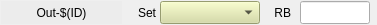
<ui version="4.0">
 <class>Form</class>
 <widget class="QWidget" name="Form">
  <property name="geometry">
   <rect>
    <x>0</x>
    <y>0</y>
    <width>377</width>
    <height>25</height>
   </rect>
  </property>
  <property name="windowTitle">
   <string>Form</string>
  </property>
  <widget class="caLabel" name="calabel">
   <property name="geometry">
    <rect>
     <x>1</x>
     <y>1</y>
     <width>121</width>
     <height>23</height>
    </rect>
   </property>
   <property name="text">
    <string>Out-$(ID)</string>
   </property>
   <property name="alignment">
    <set>Qt::AlignCenter</set>
   </property>
  <property name="styleSheet">
   <string notr="true">background-color: rgb(236, 236, 236, 255);</string>
  </property></widget>
  <widget class="caMenu" name="camenu">
   <property name="geometry">
    <rect>
     <x>160</x>
     <y>1</y>
     <width>100</width>
     <height>23</height>
    </rect>
   </property>
   <property name="channel" stdset="0">
    <string notr="true">$(EVG):Out-$(ID)-Source-Sel</string>
   </property>
  <property name="styleSheet">
   <string notr="true">background-color: rgb(212, 219, 157);</string>
  </property></widget>
  <widget class="QLabel" name="label_6">
   <property name="geometry">
    <rect>
     <x>135</x>
     <y>1</y>
     <width>21</width>
     <height>23</height>
    </rect>
   </property>
   <property name="text">
    <string>Set</string>
   </property>
   <property name="alignment">
    <set>Qt::AlignRight|Qt::AlignTrailing|Qt::AlignVCenter</set>
   </property>
  </widget>
  <widget class="QLabel" name="label_7">
   <property name="geometry">
    <rect>
     <x>270</x>
     <y>1</y>
     <width>21</width>
     <height>23</height>
    </rect>
   </property>
   <property name="text">
    <string>RB</string>
   </property>
   <property name="alignment">
    <set>Qt::AlignRight|Qt::AlignTrailing|Qt::AlignVCenter</set>
   </property>
  </widget>
  <widget class="caLineEdit" name="calineedit_10">
   <property name="geometry">
    <rect>
     <x>300</x>
     <y>1</y>
     <width>70</width>
     <height>23</height>
    </rect>
   </property>
   <property name="alignment">
    <set>Qt::AlignCenter</set>
   </property>
   <property name="channel" stdset="0">
    <string notr="true">$(EVG):Out-$(ID)-Source-RB</string>
   </property>
  </widget>
 </widget>
 <customwidgets>
  <customwidget>
   <class>caMenu</class>
   <extends>QComboBox</extends>
   <header>caMenu</header>
  </customwidget>
  <customwidget>
   <class>caLabel</class>
   <extends>QLabel</extends>
   <header>caLabel</header>
  </customwidget>
  <customwidget>
   <class>caLineEdit</class>
   <extends>QLineEdit</extends>
   <header>caLineEdit</header>
  </customwidget>
 </customwidgets>
 <resources/>
 <connections/>
</ui>
